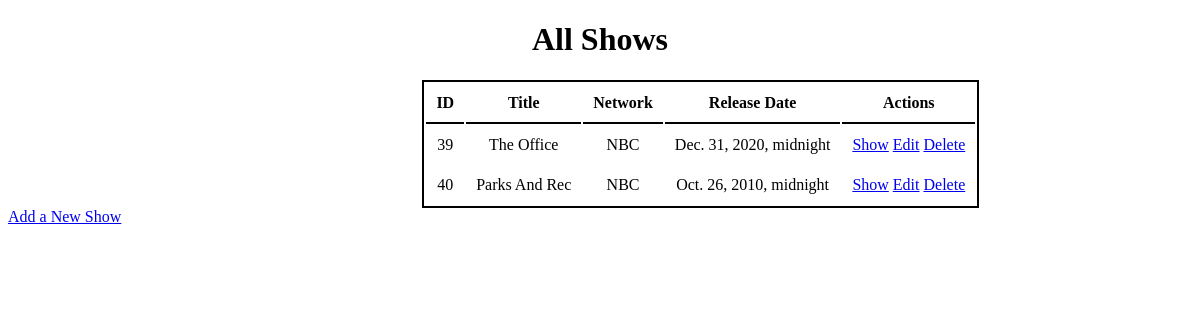
The page /shows on the database as committed earlier.
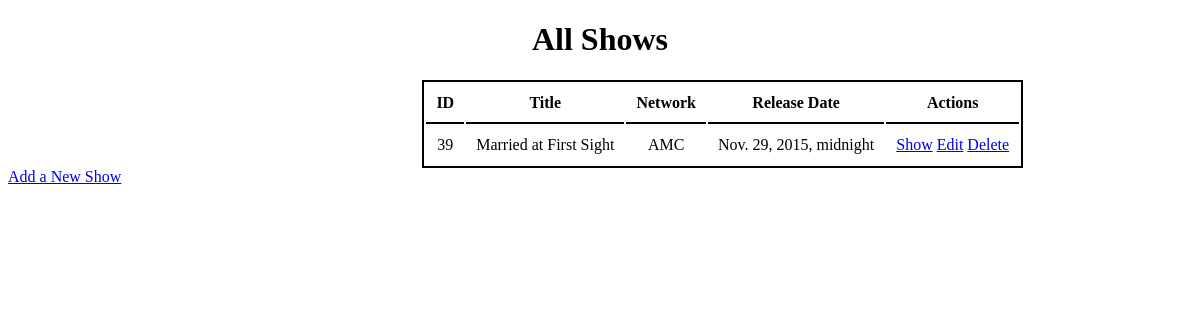
The same page on the database as committed later.
### restful_app/models.py (models this page shows)
class Show(models.Model):
    title = models.CharField(max_length=45)
    network = models.CharField(max_length=45)
    release_date = models.DateTimeField()
    desc = models.TextField()
    created_at = models.DateTimeField(auto_now_add=True)
    updated_at = models.DateTimeField(auto_now=True)
    objects = ShowManager()

### restful_app/views.py (the view)
# urls.py: path('shows', views.shows),
def shows(request):
    context = {
        'shows': Show.objects.all()
    }
    return render(request, "shows.html", context)

### restful_app/templates/shows.html (shortened to what this page needs)
<!DOCTYPE html>
<html lang="en">
<head>
    {% load static %}
    <link rel="stylesheet" href="{% static 'shows.css' %}">
</head>
<body>
    <h1>All Shows</h1>
    <div id="table">
    <table>
        <tr">
            <th id="top_line">ID</th>
            <th id="top_line">Title</th>
            <th id="top_line">Network</th>
            <th id="top_line">Release Date</th>
            <th id="top_line">Actions</th>
        {% for show in shows %}
        <tr>
            <td>{{show.id}}</td>
            <td>{{show.title}}</td>
            <td>{{show.network}}</td>
            <td>{{show.release_date}}</td>
            <td>
                <a href="/shows_desc/{{show.id}}">Show</a>
                <a href="/shows/{{show.id}}/edit">Edit</a>
                <a href="/shows_delete/{{show.id}}/delete">Delete</a>
            </td>
        </tr>
        {% endfor %}
    </table>
    </div>
    <a href="/new_show">Add a New Show</a>
</body>
</html>

Rows that differ between the two databases and show on the page:
removed Show: id "40", title "Parks And Rec", network "NBC", release_date "Oct. 26, 2010, midnight"
changed Show id 39: title "The Office" → "Married at First Sight"; network "NBC" → "AMC"; release_date "Dec. 31, 2020, midnight" → "Nov. 29, 2015, midnight"
